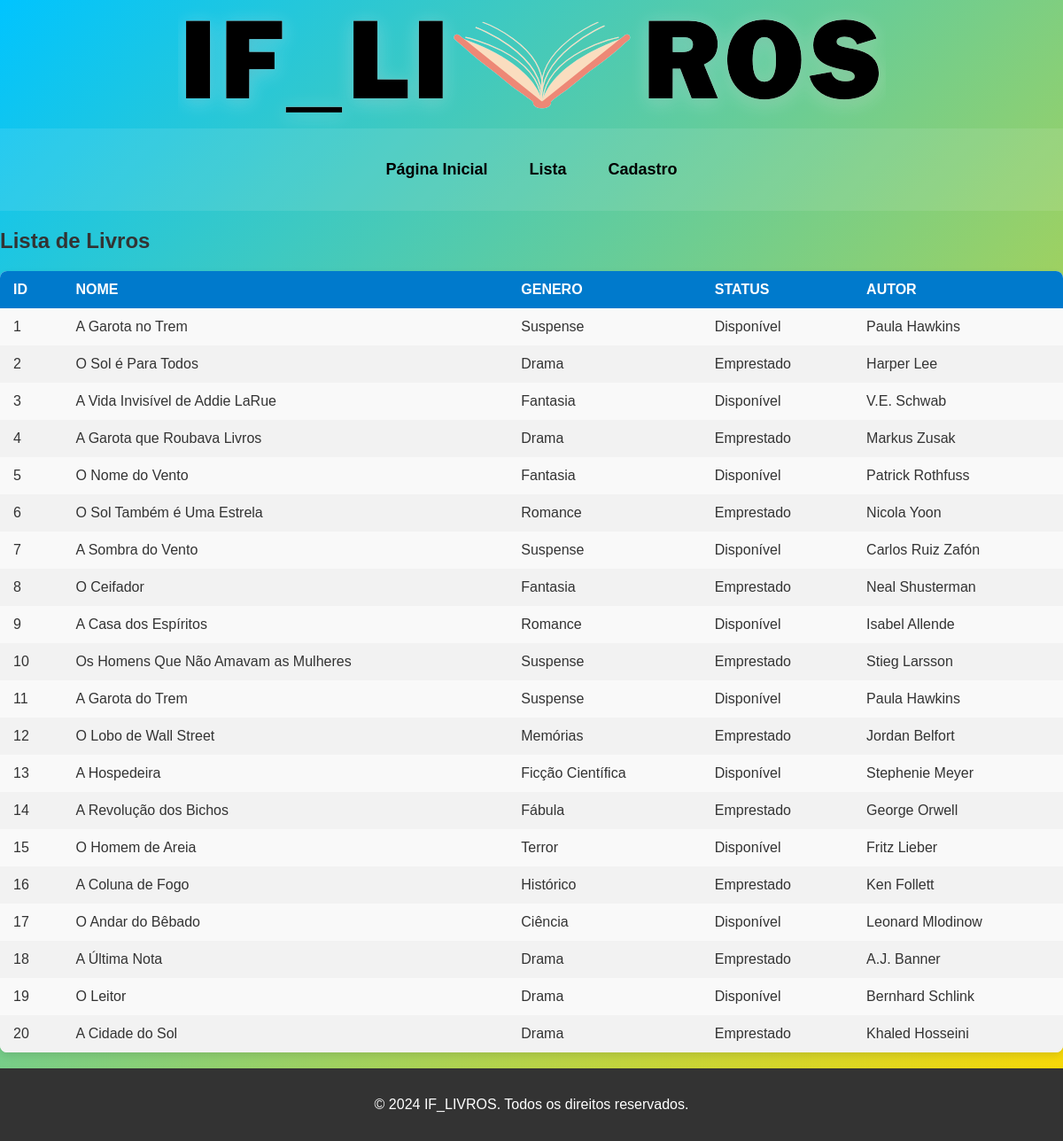
/listalivros.php, run on the app's committed database.
### tables this page shows
CREATE TABLE IF NOT EXISTS `livro` (
  `idlivros` INT NOT NULL AUTO_INCREMENT,
  `nome` VARCHAR(45) NOT NULL,
  `genero` VARCHAR(45) NOT NULL,
  `status` VARCHAR(45) NOT NULL,
  `autor` VARCHAR(45) NOT NULL,
  PRIMARY KEY (`idlivros`));

### listalivros.php (the view, shortened to what this page needs)
<!DOCTYPE html>
<html lang="en">
<head>
    <link rel="stylesheet" href="styles.css">
</head>
<body>
    <img src="logo.png" alt="logo do site" id="logo">
    <header>
        <nav>
            <button class="dropbtn"><a href="home.html">Página Inicial</a></button>
            <div class="dropdown">
                <button class="dropbtn"><a href="#">Lista</a></button>
            </div>
            <div class="dropdown">
                <button class="dropbtn"><a href="#">Cadastro</a></button>
            </div>
        </nav>
    </header>
    <h2>Lista de Livros</h2>
    <table>
        <table>
            <thead>
                <tr>
                    <th>ID</th>
                    <th>NOME</th>
                    <th>GENERO</th>
                    <th>STATUS</th>
                    <th>AUTOR</th>
                </tr>
            </thead>
            <?php
            require_once "conexao.php";
            $sql = "SELECT * FROM livro";
            $resultados = mysqli_query($conexao, $sql);
            while ($linha = mysqli_fetch_array($resultados)) {
                $id = $linha['idlivros'];
                $nome = $linha['nome'];
                $genero = $linha['genero'];
                $status = $linha['status'];
                $autor = $linha['autor'];
                echo "<tr>";
                echo "<td>$id</td>";
                echo "<td>$nome</td>";
                echo "<td>$genero</td>";
                echo "<td>$status</td>";
                echo "<td>$autor</td>";
                echo "</tr>";
            }
            ?>
        </table><br>
        <footer>
            <p>&copy; 2024 IF_LIVROS. Todos os direitos reservados.</p>
        </footer>
</body>
</html>

### styles.css (style rules this page uses)
body { font-family: Arial, sans-serif; background: linear-gradient(to bottom right, #00c4ff, #ffd900); margin: 0; padding: 0; color: #333; }
header { padding: 20px; background-color: rgba(243, 243, 243, 0.1); color: black; display: flex; justify-content: center; align-items: center; }
nav { display: flex; gap: 15px; }
nav a { text-decoration: none; color: black; font-size: 18px; font-weight: bold; display: inline-block; }
.dropbtn { background-color: transparent; color: rgb(0, 0, 0); padding: 16px; font-size: 16px; border: none; cursor: pointer; }
.dropdown { position: relative; display: inline-block; }
h2 { font-size: 24px; font-weight: bold; margin-bottom: 20px; }
#logo { max-height: 200px; display: flex; align-items: center; text-align: center; margin: auto; }
table { width: 100%; border-collapse: collapse; font-family: 'Poppins', sans-serif; background-color: #f9f9f9; box-shadow: 0 4px 8px rgba(0, 0, 0, 0.1); border-radius: 8px; overflow: hidden; }
thead { background-color: #007acc; color: white; font-weight: bold; text-transform: uppercase; }
th, td { padding: 12px 15px; border: none; text-align: left; }
tr:nth-child(even) { background-color: #f2f2f2; }
footer { background: #333; color: #fff; text-align: center; padding: 1rem; position: relative; bottom: 0; width: auto; }

### data on the page
livro: idlivros "1", nome "A Garota no Trem", genero "Suspense", status "Disponível", autor "Paula Hawkins"
livro: idlivros "2", nome "O Sol é Para Todos", genero "Drama", status "Emprestado", autor "Harper Lee"
livro: idlivros "3", nome "A Vida Invisível de Addie LaRue", genero "Fantasia", status "Disponível", autor "V.E. Schwab"
livro: idlivros "4", nome "A Garota que Roubava Livros", genero "Drama", status "Emprestado", autor "Markus Zusak"
livro: idlivros "5", nome "O Nome do Vento", genero "Fantasia", status "Disponível", autor "Patrick Rothfuss"
livro: idlivros "6", nome "O Sol Também é Uma Estrela", genero "Romance", status "Emprestado", autor "Nicola Yoon"
livro: idlivros "7", nome "A Sombra do Vento", genero "Suspense", status "Disponível", autor "Carlos Ruiz Zafón"
livro: idlivros "8", nome "O Ceifador", genero "Fantasia", status "Emprestado", autor "Neal Shusterman"
livro: idlivros "9", nome "A Casa dos Espíritos", genero "Romance", status "Disponível", autor "Isabel Allende"
livro: idlivros "10", nome "Os Homens Que Não Amavam as Mulheres", genero "Suspense", status "Emprestado", autor "Stieg Larsson"
livro: idlivros "11", nome "A Garota do Trem", genero "Suspense", status "Disponível", autor "Paula Hawkins"
livro: idlivros "12", nome "O Lobo de Wall Street", genero "Memórias", status "Emprestado", autor "Jordan Belfort"
livro: idlivros "13", nome "A Hospedeira", genero "Ficção Científica", status "Disponível", autor "Stephenie Meyer"
livro: idlivros "14", nome "A Revolução dos Bichos", genero "Fábula", status "Emprestado", autor "George Orwell"
livro: idlivros "15", nome "O Homem de Areia", genero "Terror", status "Disponível", autor "Fritz Lieber"
livro: idlivros "16", nome "A Coluna de Fogo", genero "Histórico", status "Emprestado", autor "Ken Follett"
livro: idlivros "17", nome "O Andar do Bêbado", genero "Ciência", status "Disponível", autor "Leonard Mlodinow"
livro: idlivros "18", nome "A Última Nota", genero "Drama", status "Emprestado", autor "A.J. Banner"
livro: idlivros "19", nome "O Leitor", genero "Drama", status "Disponível", autor "Bernhard Schlink"
livro: idlivros "20", nome "A Cidade do Sol", genero "Drama", status "Emprestado", autor "Khaled Hosseini"
